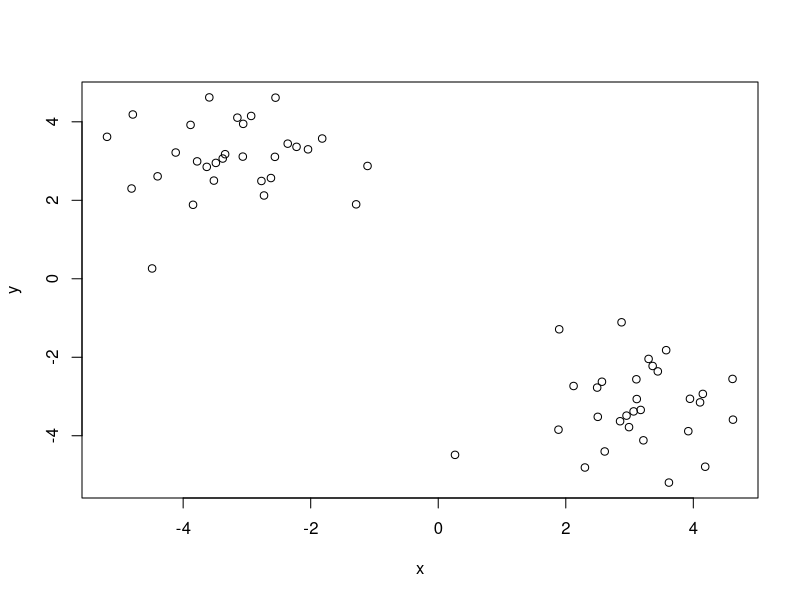
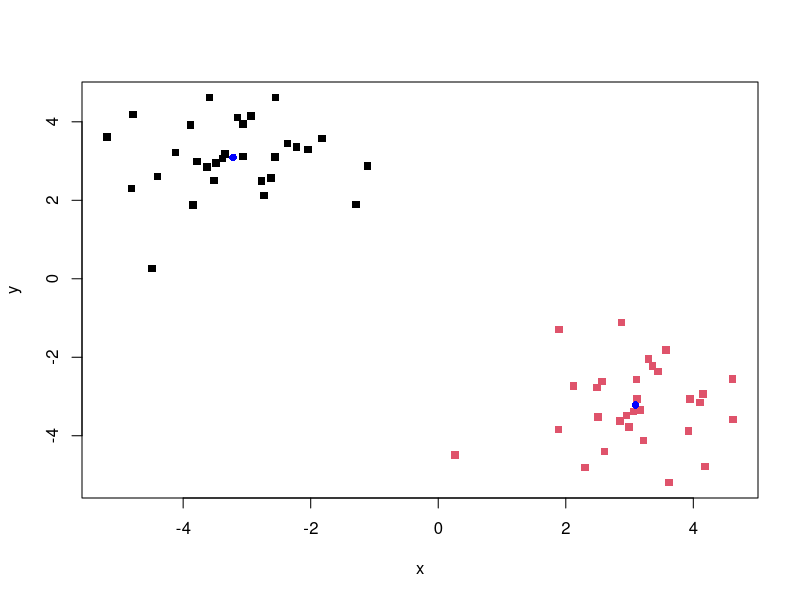
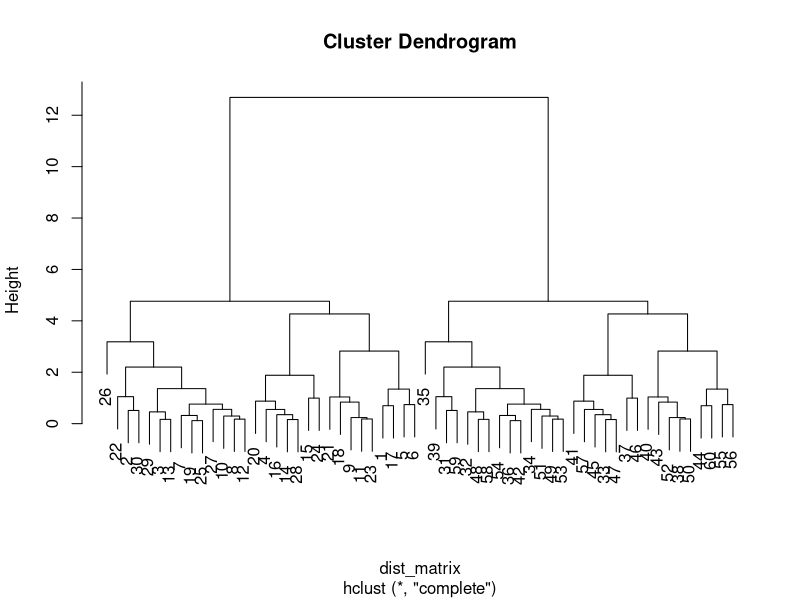
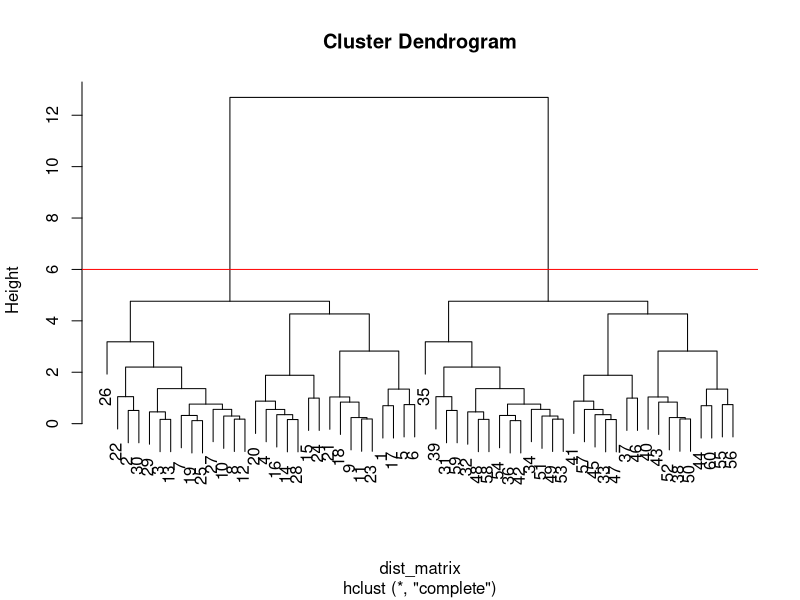
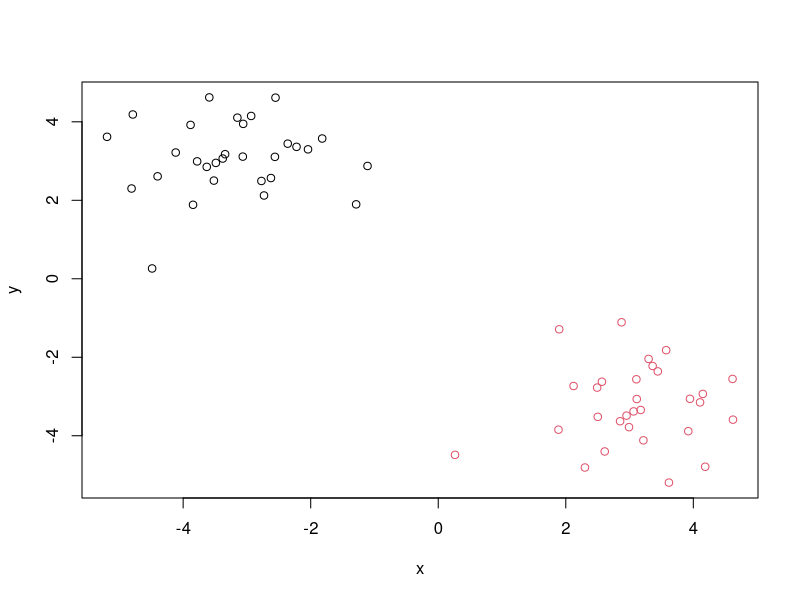
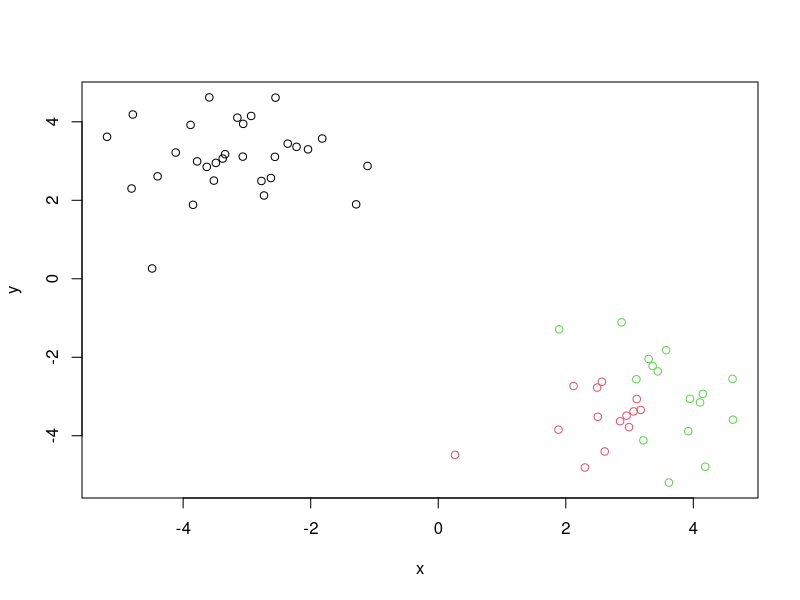
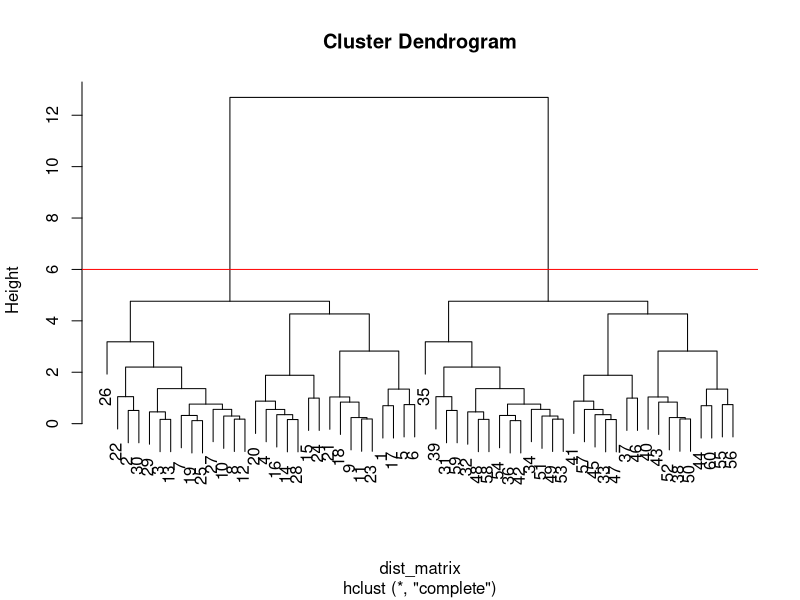
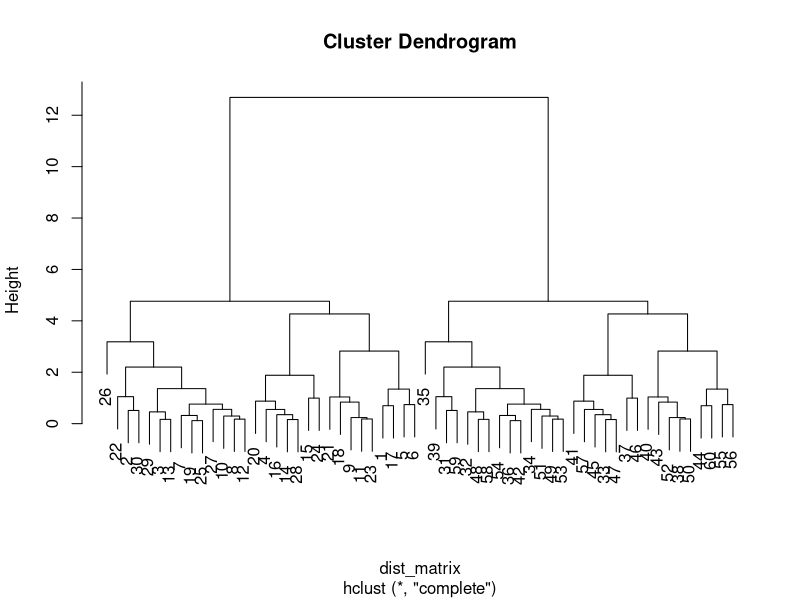

Reproduce these figures in R, in order.
## ---- chunk 1
knitr::opts_chunk$set(echo = TRUE)
## ---- chunk 2
tmp <-  c(rnorm(30,-3), rnorm(30,3))
x <- cbind( x=tmp, y=rev( tmp))

plot(x)
## ---- chunk 3
km <- kmeans(x, centers = 2, nstart = 20)
km
## ---- chunk 4
#cluster sie
km$size
#cluster assignment
km$cluster
#cluster centers
km$centers
## ---- chunk 5
plot(x, col=km$cluster, pch=15)
points(km$centers, col="blue", pch=16)
## ---- chunk 6
# First we need to calculate point (dis)similarity
# as the Euclidean distance between observations
dist_matrix <- dist(x)
# The hclust() function returns a hierarchical
# clustering model
hc <- hclust(d = dist_matrix)
# the print method is not so useful here
hc 
## ---- chunk 7
View( as.matrix(dist_matrix))
dim(as.matrix(dist_matrix))
## ---- chunk 8
plot(hc)
## ---- chunk 9
plot(hc)
abline(h=6, col="red")
#can either cut by h or by k 
grps <- cutree(hc, h=6)
table( grps)
plot(x, col=grps) # returns same colors as k means clustering above!
## ---- chunk 10
plot(x, col=cutree(hc, k=3))
## ---- chunk 11
# Draws a dendrogram
plot(hc)
abline(h=6, col="red")
grps2<- cutree(hc, k=2 ) # Cut into k grps
plot(hc, col=grps2)
## ---- chunk 12
# Step 1. Generate some example data for clustering
x <- rbind(
 matrix(rnorm(100, mean=0, sd = 0.3), ncol = 2), # c1
 matrix(rnorm(100, mean = 1, sd = 0.3), ncol = 2), # c2
 matrix(c(rnorm(50, mean = 1, sd = 0.3), # c3
 rnorm(50, mean = 0, sd = 0.3)), ncol = 2))
colnames(x) <- c("x", "y")
# Step 2. Plot the data without clustering
plot(x)
# Step 3. Generate colors for known clusters
# (just so we can compare to hclust results)
col <- as.factor( rep(c("c1","c2","c3"), each=50) )
plot(x, col=col)

## ---- chunk 13
my.dist.matrix<- dist(x)
hc2<- hclust(my.dist.matrix)
grps2<- cutree(hc2, k = 3)
plot(hc2)
table(grps2)

## ---- chunk 14
plot(x, col=grps2)
